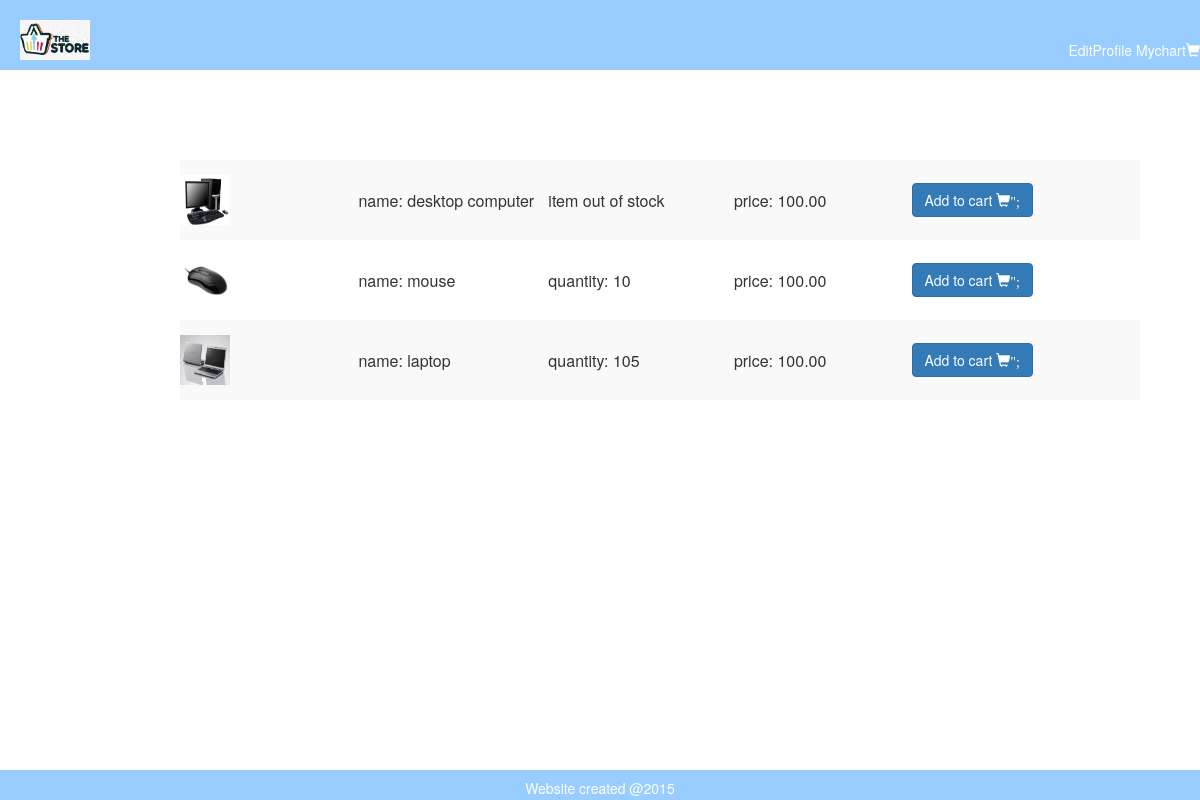
The page /temp.php (signed in) on the database its author committed.
### tables this page shows
CREATE TABLE IF NOT EXISTS `product` (
  `productid` int(6) unsigned NOT NULL,
  `name` varchar(30) NOT NULL,
  `quantity` int(6) unsigned DEFAULT '100',
  `price` decimal(10,2) DEFAULT '100.00',
  `photo` varchar(20) DEFAULT NULL
);

### temp.php (the view, shortened to what this page needs)
<html lang="en">
  <head>
    <link rel="stylesheet" href="http://maxcdn.bootstrapcdn.com/bootstrap/3.3.5/css/bootstrap.min.css">
    <link href="css/product.css" rel="stylesheet">
  </head>
  <body>
  	 <div class = "header">
      <a href="product.php"><img src="pictures/cart-logo.gif"//></a>
      <div class = "right">
      <a href='#' onclick='overlay();'>EditProfile</a>
      <a href='chart.php'>Mychart<span class="glyphicon glyphicon-shopping-cart"></a>
  </div>
    </div>
<?php
$query = "SELECT * FROM product ";
$result = mysql_query($query);
?>
<div class ="main">
<table id="products" class="table-striped">
<?php
while($products = mysql_fetch_row($result))
{
	?>
	<tr >
		<td>
			<img img width = '50' height='50' src='pictures/<?php echo "".$products[4].""; ?>'>
		</td>
		<td>
	<?php
	echo "name: ".$products[1]."<br>";
	?></td>
	<td>
	<?php
	if ($products[2] != 0)
	{
		echo "quantity: ".$products[2]."<br>";
	}
	else
	{
		echo "item out of stock <br>";
	}
	?>
	</td>
	<td>
		<?php
	echo "price: ".$products[3]."<br>";
	?>
	</td>
	<td>
  <a class="btn btn-primary" href="product.php?pid=<?php echo $products[0]; ?>">Add to cart <span class="glyphicon glyphicon-shopping-cart"></span</a>";
	</td>
	</tr>
	 <?php
}
?>
</table>
<div class ="footer">Website created @2015</div>
</body>
</html>

### css/product.css (style rules this page uses)
#products td { width: 40vw; height: 10vh; }
#products tr { width: 40vw; height: 10vh; }
.header { display:inline-block; color: white; position:fixed; z-index: 1; height:70px; top:0px; left:0px; width:100%; color:white; background-color:#99CCFF; padding:20px; }
.header img { width:70px; height:40px; }
.footer { color: white; position:fixed; height: 30px; bottom:0px; left:0px; width:100%; background-color:#99CCFF;; padding:8px; text-align: center; }
.main { position: fixed; left: 0%; top: 0%; text-align: center; width:100vw; height: 100vh; }
#products { vertical-align: center; position: absolute; margin-top: 20vh; left:15vw; width: 80vw; }
.right { width:300px; text-align: right; float: right; position: absolute; left:75vw; top:5vh; }
.right a { color:white; display: inline; }

### rows shown on the page
product: photo (picture), name "desktop computer", quantity "item out of stock", price "100.00"
product: photo (picture), name "mouse", quantity "10", price "100.00"
product: photo (picture), name "laptop", quantity "105", price "100.00"
